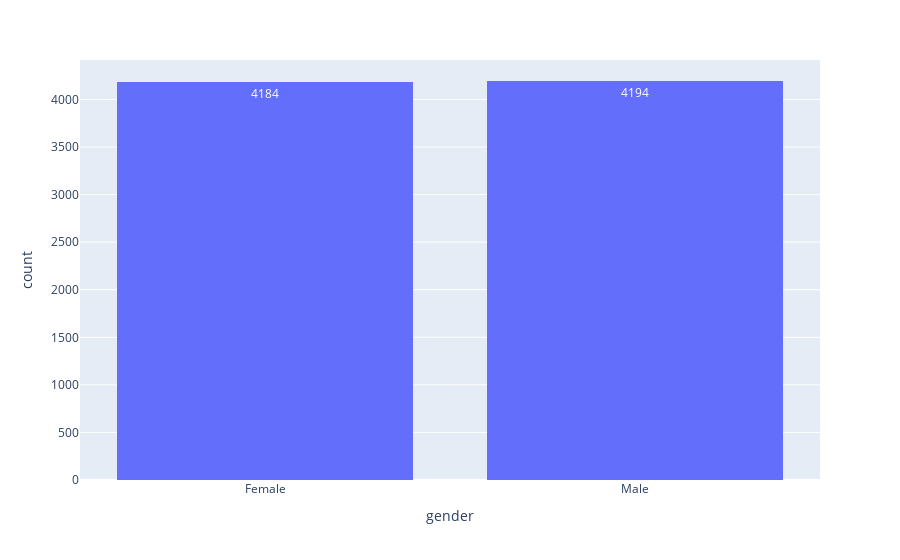

The cell this chart's notebook holds for it:
### Markdown cell above
### 1.1 Répartition des genres

### Code cell
fig = px.histogram(df1, x = 'gender', text_auto =True)
fig.show()

### Figure 1 — Plotly figure (JSON) as saved in the notebook; plotly's stock layout.template omitted (floating-point values rounded to 4 significant figures; data arrays with more than 128 entries replaced by an {"elided": "..."} marker saying what was removed)
{"data": [{"alignmentgroup": "True", "bingroup": "x", "hovertemplate": "gender=%{x}<br>count=%{y}<extra></extra>", "legendgroup": "", "marker": {"color": "#636efa", "pattern": {"shape": ""}}, "name": "", "offsetgroup": "", "orientation": "v", "showlegend": false, "texttemplate": "%{value}", "type": "histogram", "x": {"elided": "8378 str values"}, "xaxis": "x", "yaxis": "y"}], "layout": {"barmode": "relative", "legend": {"tracegroupgap": 0}, "margin": {"t": 60}, "xaxis": {"anchor": "y", "domain": [0, 1], "title": {"text": "gender"}}, "yaxis": {"anchor": "x", "domain": [0, 1], "title": {"text": "count"}}}}
